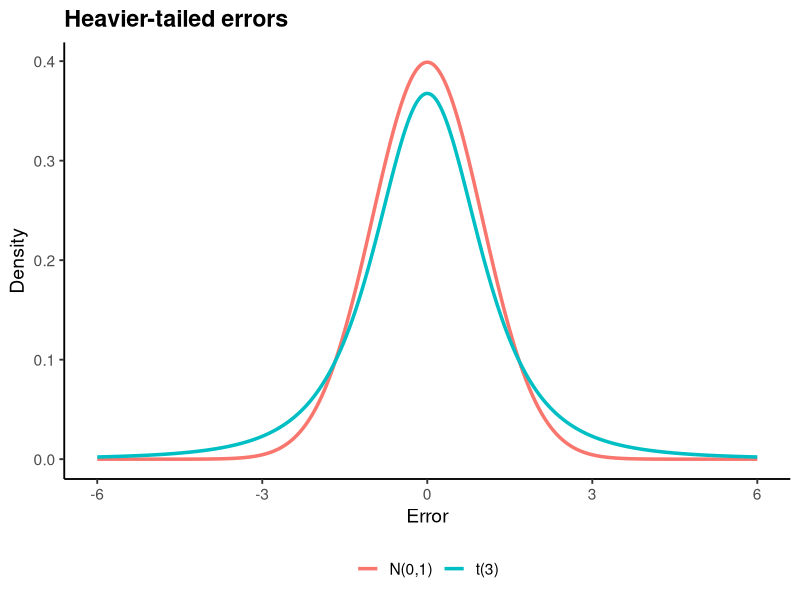
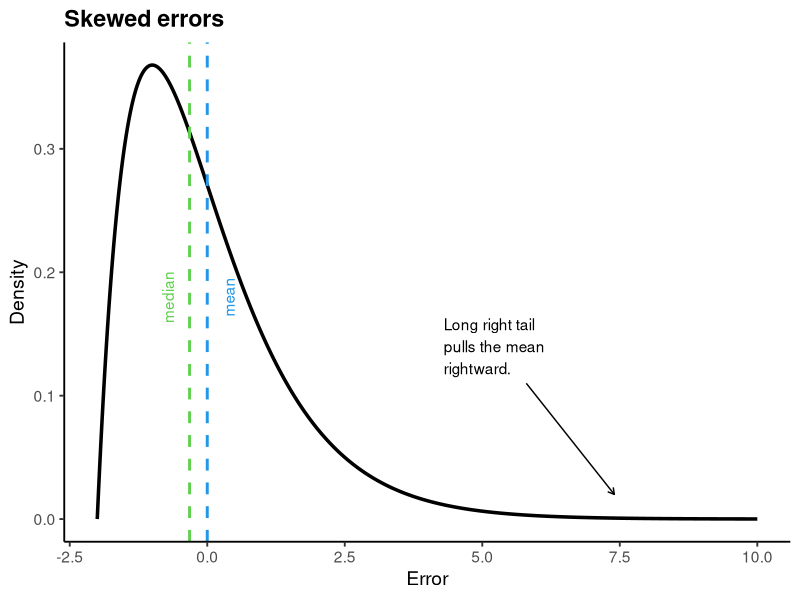
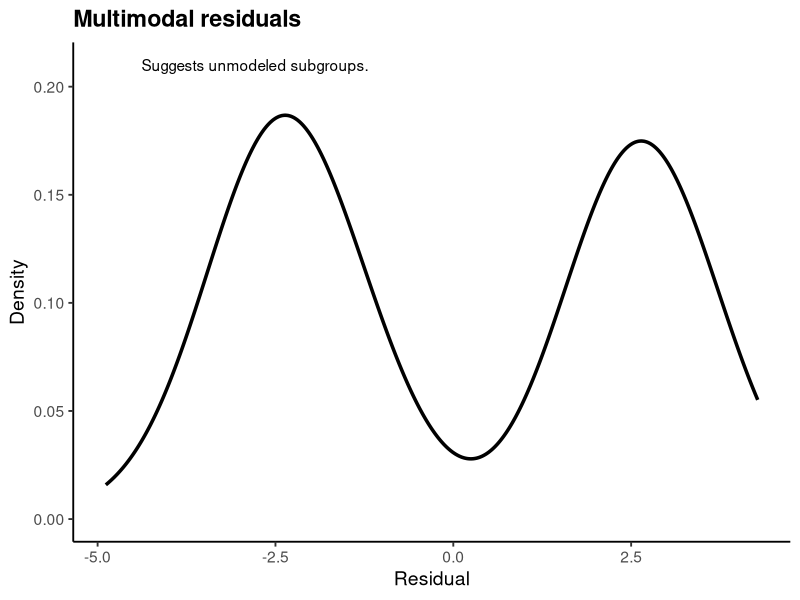
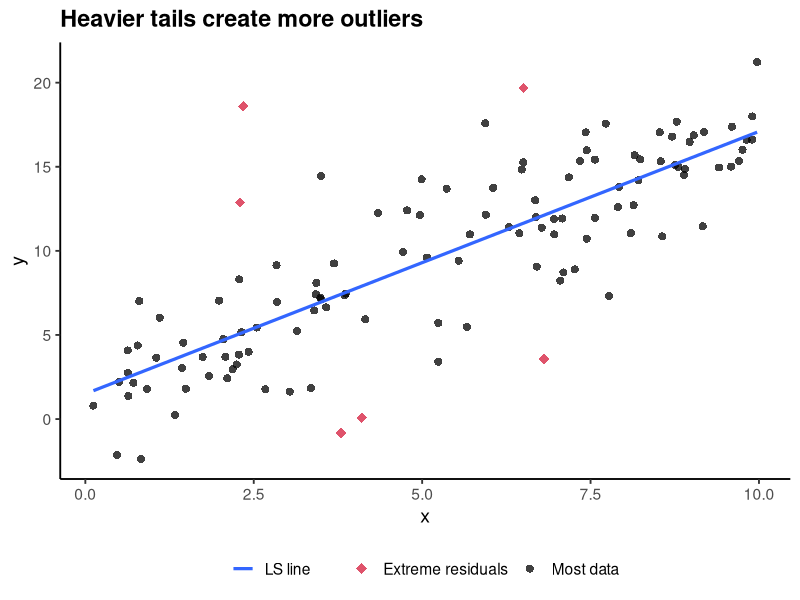
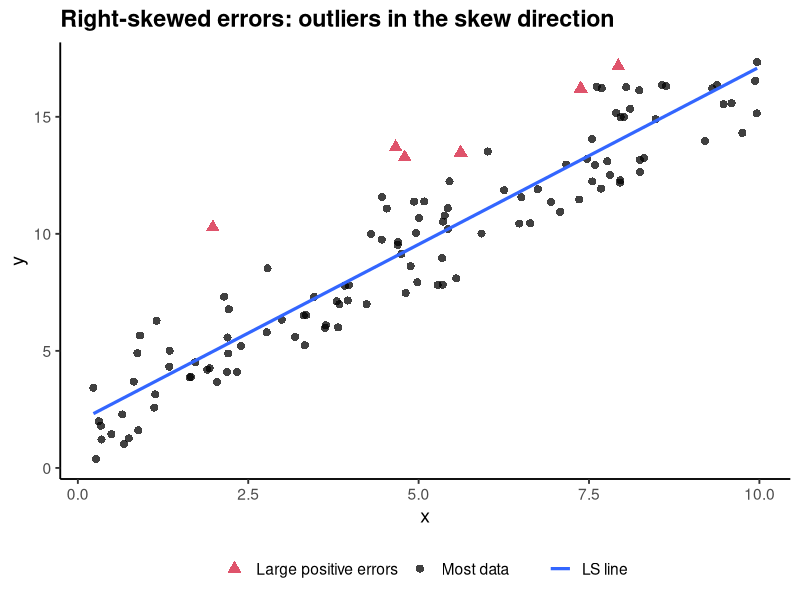
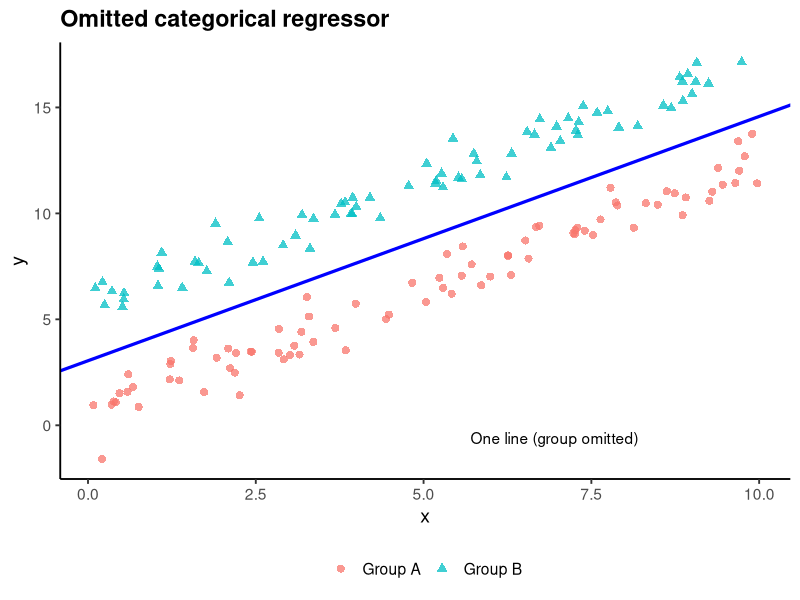

These figures' R source, in order:
# Adapted from Cheng-Han Yu's MATH 4780 materials (math4780-f26/website/scripts/plot_unusual.R)
# Used by slides/08-diag-normality.qmd: creates p1-p6 (error distributions and what they suggest)
# ============================================================
# Error distributions and what they suggest in regression
# ============================================================

set.seed(4780)

library(ggplot2)
library(patchwork)

theme_set(
    theme_classic(base_size = 14) +
        theme(
            plot.title = element_text(face = "bold"),
            panel.grid.minor = element_blank(),
            legend.position = "bottom"
        )
)

# ============================================================
# 1. HEAVIER-TAILED ERRORS
#    Compare N(0,1) with raw t(3)
# ============================================================

x_ht <- seq(-6, 6, length.out = 2000)

df_ht <- rbind(
    data.frame(
        error = x_ht,
        density = dnorm(x_ht),
        Distribution = "N(0,1)"
    ),
    data.frame(
        error = x_ht,
        density = dt(x_ht, df = 3),
        Distribution = "t(3)"
    )
)

p1 <- ggplot(
    df_ht,
    aes(x = error, y = density, color = Distribution)
) +
    geom_line(linewidth = 1.2) +
    labs(
        title = "Heavier-tailed errors",
        x = "Error",
        y = "Density",
        color = NULL
    ) +
    coord_cartesian(xlim = c(-6, 6))


# ------------------------------------------------------------
# Regression example with t(3) errors
# ------------------------------------------------------------

n1 <- 120

x1 <- runif(n1, 0, 10)

error1 <- 2 * rt(n1, df = 3)

y1 <- 2 + 1.5 * x1 + error1

fit1 <- lm(y1 ~ x1)

res1 <- resid(fit1)

cut1 <- quantile(abs(res1), 0.95)

df1 <- data.frame(
    x = x1,
    y = y1,
    extreme = abs(res1) > cut1
)

p4 <- ggplot(df1, aes(x = x, y = y)) +
    geom_point(
        data = subset(df1, !extreme),
        aes(shape = "Most data"),
        size = 2.4,
        alpha = 0.75
    ) +
    geom_point(
        data = subset(df1, extreme),
        aes(shape = "Extreme residuals"),
        size = 3.2,
        color = 2
    ) +
    geom_smooth(
        aes(linetype = "LS line"),
        method = "lm",
        se = FALSE,
        linewidth = 1.1
    ) +
    scale_shape_manual(
        values = c(
            "Most data" = 16,
            "Extreme residuals" = 18
        )
    ) +
    scale_linetype_manual(
        values = c("LS line" = "solid")
    ) +
    labs(
        title = "Heavier tails create more outliers",
        x = "x",
        y = "y",
        shape = NULL,
        linetype = NULL
    )


# ============================================================
# 2. SKEWED ERRORS
#    Right-skewed errors with mean 0
# ============================================================

# Gamma(shape = 2, scale = 1) has mean 2
# Subtract 2 so the error distribution has mean 0

x_sk <- seq(-2, 10, length.out = 2000)

density_sk <- ifelse(
    x_sk >= -2,
    dgamma(x_sk + 2, shape = 2, scale = 1),
    0
)

# Exact mean after shifting
mean_sk <- 0

# Median of shifted Gamma(2,1)
median_sk <- qgamma(0.5, shape = 2, scale = 1) - 2

df_sk <- data.frame(
    error = x_sk,
    density = density_sk
)

p2 <- ggplot(df_sk, aes(x = error, y = density)) +
    geom_line(linewidth = 1.2) +
    geom_vline(
        xintercept = median_sk,
        linetype = "dashed",
        linewidth = 1,
        color = 3
    ) +
    geom_vline(
        xintercept = mean_sk,
        linetype = "dashed",
        linewidth = 1,
        color = 4
    ) +
    annotate(
        "text",
        x = median_sk - 0.5,
        y = 0.18,
        label = "median",
        angle = 90,
        vjust = 1,
        color = 3
    ) +
    annotate(
        "text",
        x = mean_sk + 0.5,
        y = 0.18,
        label = "mean",
        angle = 90,
        vjust = 0,
        color = 4
    ) +
    annotate(
        "text",
        x = 4.3,
        y = 0.14,
        label = "Long right tail\npulls the mean\nrightward.",
        hjust = 0
    ) +
    annotate(
        "segment",
        x = 5.8,
        y = 0.11,
        xend = 7.4,
        yend = 0.02,
        arrow = arrow(length = unit(0.18, "cm"))
    ) +
    labs(
        title = "Skewed errors",
        x = "Error",
        y = "Density"
    )


# ------------------------------------------------------------
# Regression example with right-skewed errors
# ------------------------------------------------------------

n2 <- 120

x2 <- runif(n2, 0, 10)

error2 <- rgamma(
    n2,
    shape = 2,
    scale = 1.2
) - 2.4

# mean(error2) = 0 theoretically

y2 <- 2 + 1.5 * x2 + error2

cut2 <- quantile(error2, 0.95)

df2 <- data.frame(
    x = x2,
    y = y2,
    extreme = error2 > cut2
)

p5 <- ggplot(df2, aes(x = x, y = y)) +
    geom_point(
        data = subset(df2, !extreme),
        aes(shape = "Most data"),
        size = 2.4,
        alpha = 0.75
    ) +
    geom_point(
        data = subset(df2, extreme),
        aes(shape = "Large positive errors"),
        size = 3.2,
        color = 2
    ) +
    geom_smooth(
        aes(linetype = "LS line"),
        method = "lm",
        se = FALSE,
        linewidth = 1.1
    ) +
    scale_shape_manual(
        values = c(
            "Most data" = 16,
            "Large positive errors" = 17
        )
    ) +
    scale_linetype_manual(
        values = c("LS line" = "solid")
    ) +
    labs(
        title = "Right-skewed errors: outliers in the skew direction",
        x = "x",
        y = "y",
        shape = NULL,
        linetype = NULL
    )


# ============================================================
# 3. MULTIMODAL RESIDUALS
#    Omitted categorical regressor
# ============================================================

n3 <- 160

x3 <- runif(n3, 0, 10)

group3 <- sample(
    c("Group A", "Group B"),
    size = n3,
    replace = TRUE
)

# True model contains a group effect
y3 <- 3 +
    1.2 * x3 +
    ifelse(group3 == "Group A", -2.5, 2.5) +
    rnorm(n3, mean = 0, sd = 0.7)

# Deliberately omit group
fit3 <- lm(y3 ~ x3)

res3 <- resid(fit3)

df_res3 <- data.frame(
    residual = res3
)

p3 <- ggplot(df_res3, aes(x = residual)) +
    geom_density(linewidth = 1.2) +
    annotate(
        "text",
        x = min(res3) + 0.5,
        y = 0.21,
        label = "Suggests unmodeled subgroups.",
        hjust = 0
    ) +
    labs(
        title = "Multimodal residuals",
        x = "Residual",
        y = "Density"
    )


# ------------------------------------------------------------
# Show omitted categorical variable explicitly
# ------------------------------------------------------------

df3 <- data.frame(
    x = x3,
    y = y3,
    group = group3
)

coef3 <- coef(fit3)

p6 <- ggplot(
    df3,
    aes(x = x, y = y, color = group, shape = group)
) +
    geom_point(
        size = 2.4,
        alpha = 0.75
    ) +
    geom_abline(
        intercept = coef3[1],
        slope = coef3[2],
        linewidth = 1.1,
        color = "blue"
    ) +
    labs(
        title = "Omitted categorical regressor",
        x = "x",
        y = "y",
        color = NULL,
        shape = NULL
    ) +
    annotate(
        "text",
        x = 5.7,
        y = min(y3) + 1,
        label = "One line (group omitted)",
        hjust = 0
    )


# ============================================================
# Combine all 6 plots
# ============================================================
# 
# final_plot <-
#     (p1 | p2 | p3) /
#     (p4 | p5 | p6) +
#     plot_annotation(
#         title = "Error distributions and what they suggest in regression",
#         theme = theme(
#             plot.title = element_text(
#                 size = 18,
#                 face = "bold",
#                 hjust = 0.5
#             )
#         )
#     )
# 
# final_plot


# ============================================================
# Save
# ============================================================
# 
# ggsave(
#     "error_distribution_regression_diagnostics.png",
#     final_plot,
#     width = 16,
#     height = 10,
#     dpi = 300
# )
